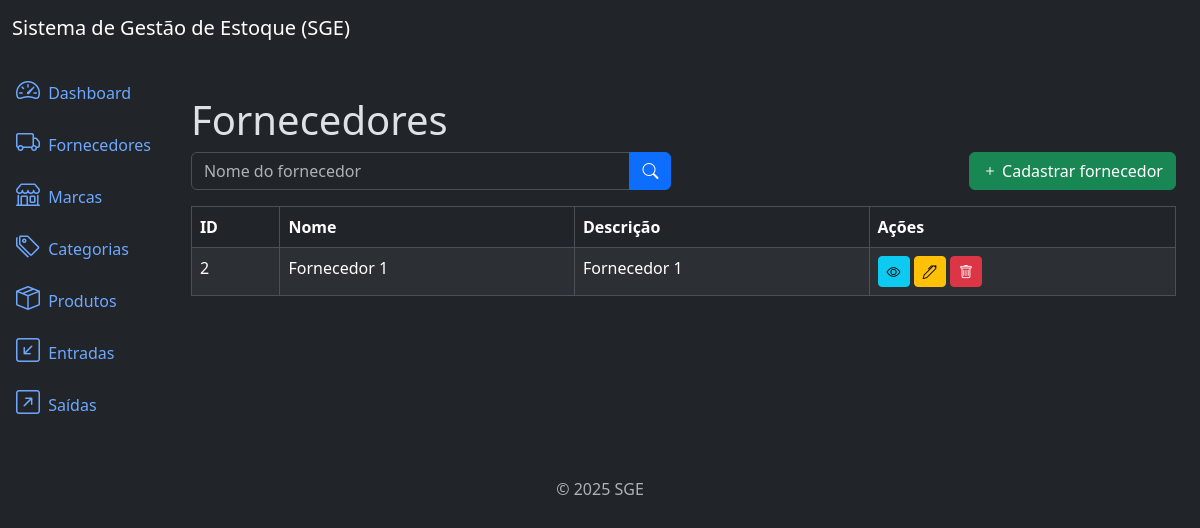
Screenshot of /suppliers/list/ with the database file from the repository.
### suppliers/models.py (models this page shows, shortened)
class Supplier(models.Model):
    name = models.CharField(max_length=500)
    description = models.TextField(null=True, blank=True)
    created_at = models.DateTimeField(auto_now_add=True)
    updated_at = models.DateTimeField(auto_now=True)
    class Meta: # Ordena por ordem alfabetica pelo nome
        ordering = ['name']

### suppliers/views.py (the view)
# urls.py: path('suppliers/list/', views.SupplierListView.as_view(), name='supplier_list'),
class SupplierListView(ListView):
    model = models.Supplier
    template_name = 'supplier_list.html'
    context_object_name = 'suppliers'
    paginate_by = 10 # Define a quantidade de elementos que serão exibidos por página
    def get_queryset(self): # Método que faz filtros pelo nome da categoria
        queryset = super().get_queryset()
        name = self.request.GET.get('name')
        if name:
            queryset = queryset.filter(name__icontains=name)
        return queryset

### suppliers/templates/supplier_list.html (shortened to what this page needs)
{% extends 'base.html' %}
{% block content %}
    <h3 class="display-6">Fornecedores</h3>
    <div class="row mb-3">
        <div class="col-md-6">
            <form method="get" action="{%  url 'supplier_list' %}">
                <div class="input-group">
                    <input type="text" name="name" class="form-control" placeholder="Nome do fornecedor" value="{{ request.GET.name }}">
                    <button type="submit" class="btn btn-primary">
                        <i class="bi bi-search"></i>
                    </button>
                </div>
            </form>
        </div>
        <div class="col-md-6">
            <a href="{% url 'supplier_create' %}" class="btn btn-success float-end">
                <i class="bi bi-plus"></i> Cadastrar fornecedor
            </a>
        </div>
    </div>
    <div class="table-responsive">
        <table class="table table-striped table-bordered">
            <thead class="thead-dark">
                <tr>
                    <th>ID</th>
                    <th>Nome</th>
                    <th>Descrição</th>
                    <th>Ações</th>
                </tr>
            </thead>
            <tbody>
                {% for supplier in suppliers %}
                    <tr>
                        <td>{{ supplier.id }}</td>
                        <td>{{ supplier.name }}</td>
                        <td>{{ supplier.description }}</td>
                        <td>
                            <a href="{% url 'supplier_detail' supplier.id %}" class="btn btn-info btn-sm">
                                <i class="bi bi-eye"></i>
                            </a>
                            <a href="{% url 'supplier_update' supplier.id %}" class="btn btn-warning btn-sm">
                                <i class="bi bi-pen"></i>
                            </a>
                            <a href="{% url 'supplier_delete' supplier.id %}" class="btn btn-danger btn-sm">
                                <i class="bi bi-trash"></i>
                            </a>
                        </td>
                    </tr>
                {% endfor %}
            </tbody>
        </table>
    </div>
{% endblock %}

### rows the page displays
Supplier: id "2", name "Fornecedor 1", description "Fornecedor 1"
